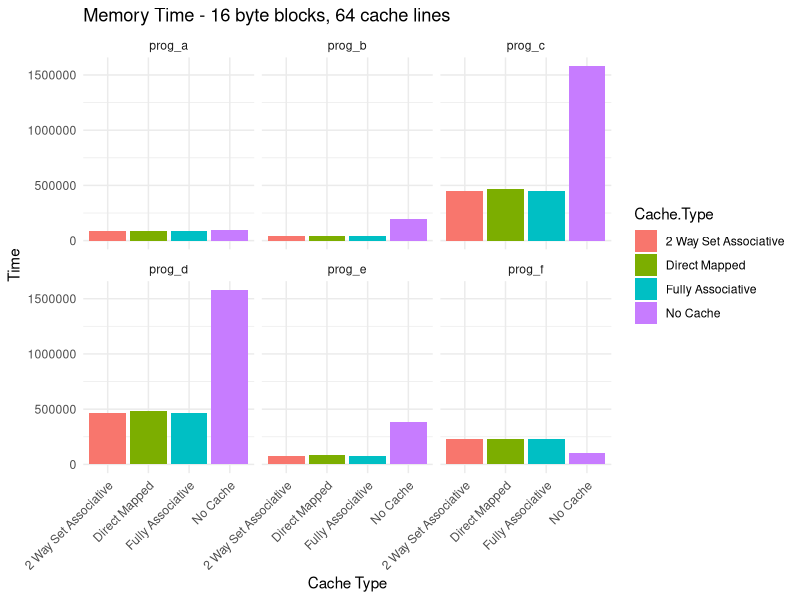
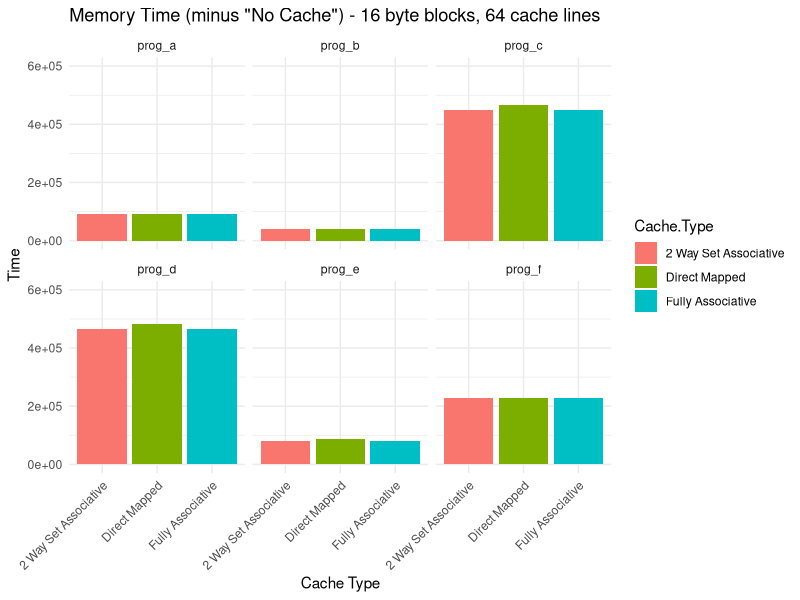
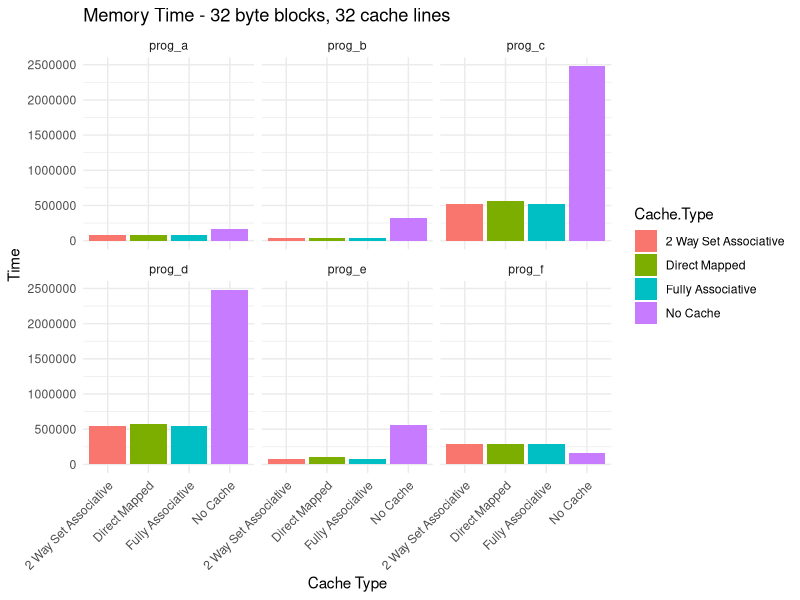
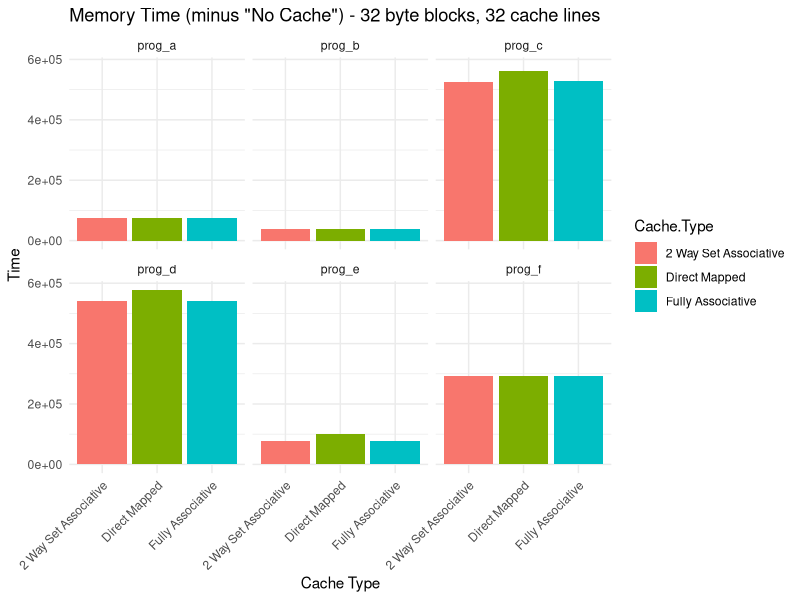

The R source for these figures, in order:
## ---- chunk 1
knitr::opts_chunk$set(fig.width = 9, fig.height = 7)
## ---- chunk 2
library(ggplot2)
library(tidyr)
library(dplyr)
library(scales)

cache_name <- function(cache_type) {
  result = c()
  for (type in cache_type) {
    if (type == 0) {
      result = c(result, "No Cache")
    }
    else if (type == 1) {
      result = c(result, "Direct Mapped")
    }
    else if (type == 2) {
      result = c(result, "Fully Associative")
    }
    else if (type == 3) {
      result = c(result, "2 Way Set Associative")
    }
    else if (type == 4) {
      result = c(result, "Custom Cache")
    }
  }
  return(result)
}
## ---- chunk 3
# read in data
p3_block16_lines64 <- read.csv("data/p3_block16_lines64.csv")

pal <- hue_pal()(4)

# group data and plot in an aligned grid
p3_block16_lines64 %>%
  mutate(Cache.Type = cache_name(Cache.Type)) %>% 
  ggplot(aes(x=Cache.Type, y=Timing, fill=Cache.Type)) +
  geom_bar(stat="identity", position="dodge") +
  scale_fill_manual(values=pal) +
  facet_wrap(vars(Program)) +
  labs(title="Memory Time - 16 byte blocks, 64 cache lines", x="Cache Type", 
       y="Time") +
  theme_minimal() +
  theme(axis.text.x = element_text(angle=45, vjust = 1, hjust = 1))
## ---- chunk 4
# group data and plot in an aligned grid
p3_block16_lines64 %>%
  mutate(Cache.Type = cache_name(Cache.Type)) %>%
  filter(Cache.Type != "No Cache") %>% 
  ggplot(aes(x=Cache.Type, y=Timing, fill=Cache.Type)) +
  scale_fill_manual(values=pal[1:3]) +
  ylim(0, 600000) +
  geom_bar(stat="identity", position="dodge") +
  facet_wrap(vars(Program)) +
  theme_minimal() +
  theme(axis.text.x = element_text(angle=45, vjust = 1, hjust = 1)) +
  labs(title="Memory Time (minus \"No Cache\") - 16 byte blocks, 64 cache lines", x="Cache Type", 
       y="Time")
## ---- chunk 5
p3_block32_lines32 <- read.csv("data/p3_block32_lines32.csv")

# group data and plot in an aligned grid
p3_block32_lines32 %>%
  mutate(Cache.Type = cache_name(Cache.Type)) %>% 
  ggplot(aes(x=Cache.Type, y=Timing, fill=Cache.Type)) +
  geom_bar(stat="identity", position="dodge") +
  scale_fill_manual(values=pal) +
  facet_wrap(vars(Program)) +
  labs(title="Memory Time - 32 byte blocks, 32 cache lines", x="Cache Type", 
       y="Time") +
  theme_minimal() +
  theme(axis.text.x = element_text(angle=45, vjust = 1, hjust = 1))
## ---- chunk 6
# group data and plot in an aligned grid
p3_block32_lines32 %>%
  mutate(Cache.Type = cache_name(Cache.Type)) %>%
  filter(Cache.Type != "No Cache") %>% 
  ggplot(aes(x=Cache.Type, y=Timing, fill=Cache.Type)) +
  scale_fill_manual(values=pal[1:3]) +
  geom_bar(stat="identity", position="dodge") +
  facet_wrap(vars(Program)) +
  theme_minimal() +
  theme(axis.text.x = element_text(angle=45, vjust = 1, hjust = 1)) +
  labs(title="Memory Time (minus \"No Cache\") - 32 byte blocks, 32 cache lines", x="Cache Type", 
       y="Time")
## ---- chunk 7
p3_block16_lines64 %>% 
  mutate(Cache.Type = as.factor(cache_name(Cache.Type))) %>% 
  pivot_wider(names_from = "Cache.Type", values_from = "Timing")
## ---- chunk 8
p3_block32_lines32 %>% 
  mutate(Cache.Type = as.factor(cache_name(Cache.Type))) %>% 
  pivot_wider(names_from = "Cache.Type", values_from = "Timing")
